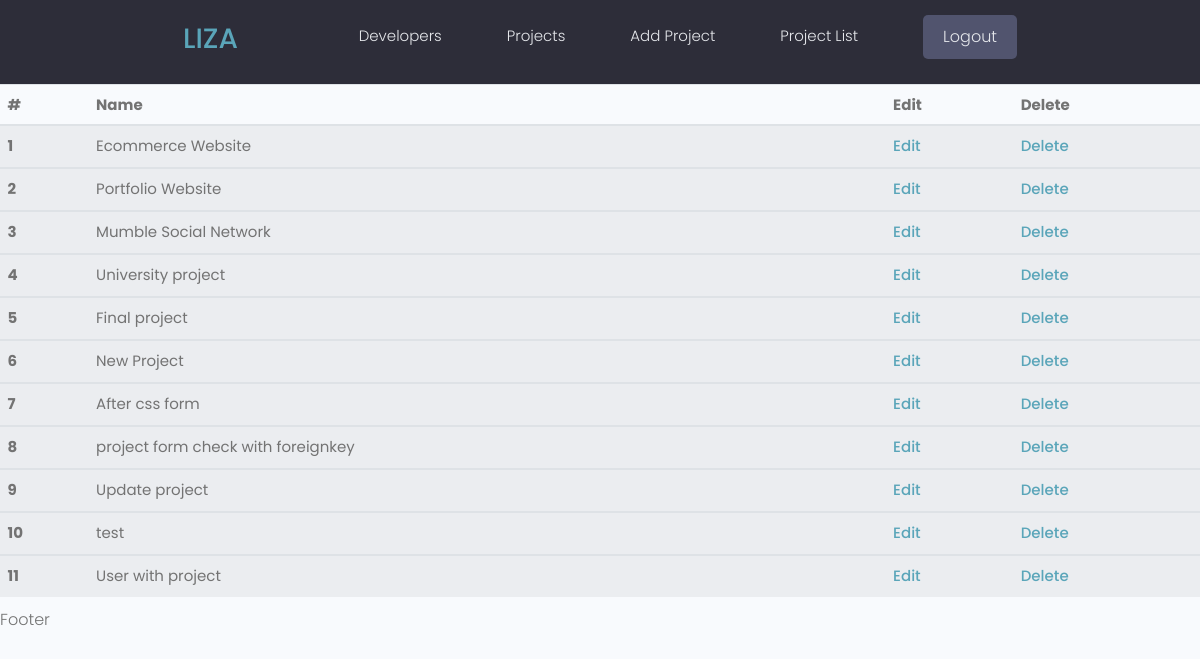
Page /projects/projects/projectlist (signed in) on the committed database.
### projects/models.py (models this page shows, shortened)
class Project(models.Model):
    owner=models.ForeignKey(profile, null=True, blank=True, on_delete=models.SET_NULL)
    title=models.CharField(max_length=200)
    description=models.TextField(null=True, blank=True)
    feature_image=models.ImageField(null=True, blank=True, default='default.jpg')
    demo_link=models.CharField(max_length=2000,null=True, blank=True)
    source_link=models.CharField(max_length=2000,null=True, blank=True)
    tags =models.ManyToManyField('tag', blank=True)
    total_vote=models.IntegerField(default=0, null=True, blank=True)
    vote_ratio=models.IntegerField(default=0, null=True, blank=True)
    created=models.DateTimeField(auto_now=True)
    id=models.UUIDField(default=uuid.uuid4, primary_key=True, unique=True, editable=False)

### projects/views.py (the view)
# urls.py: path('projects/projectlist',views.projectlistedit,name='projectlist'),
@login_required(login_url='login')
def projectlistedit(request):
    projectlist=Project.objects.all()
    context={'projectlist':projectlist}
    return render(request,'projects/projectlist.html',context)

### projects/templates/projects/projectlist.html
{% extends 'main.html' %}
{% block content %}
<table class="table table-striped">
    <thead>
      <tr>
        <th scope="col">#</th>
        <th scope="col">Name</th>
        <th scope="col">Edit</th>
        <th scope="col">Delete</th>
      </tr>
    </thead>
    {% for projlist in projectlist %}
    <tbody>
      <tr>
        <th scope="row">{{ forloop.counter }}</th>
        <td>{{projlist.title}}</td>
        <td><a href="{% url 'update-form' projlist.id %}">Edit</a></td>
        <td><a href="{% url 'delete-form' projlist.id %}">Delete</a></td>
      </tr>
    </tbody>
    {%endfor%}
  </table>
{% endblock %}

### static/style/app.css (style rules this page uses)
:root { --color-sub: #2d2d39; }

### static/uikit/styles/modules/_variables.css (style rules this page uses)
:root { --color-main: #5aa5b9; --color-main-light: #e6faff; --color-sub: #3f4156; --color-sub-light: #51546e; --color-sub-lighter: #ededfd; --color-text: #737373; --color-gray: #8b8b8b; --color-light: #e5e7eb; --color-light-gray: #767676; --color-bg: #f8fafd; --color-white: #fffefd; --color-white-light: #f3f3f3; --color-success: #359e64; --color-success-bg: #def8e8; --color-error: #fc4b0b; --color-error-bg: #fff2ee; --font-base: 'Poppins', arial, helvetica, 'Segoe UI', roboto, ubuntu, sans-serif; --font-monospace: 'Fira Code', 'Courier New', courier, monospace; --font-regular: 300; --font-medium: 500; --font-bold: 700; --generic-shadow: 1px 1px 5px #00000010; --generic-transition: all 0.3s ease-in-out; }

### static/uikit/styles/modules/_base.css (style rules this page uses)
* { margin: 0; padding: 0; box-sizing: border-box; text-rendering: optimizeLegibility; color: inherit; font-size: inherit; }
html { font-size: 50%; }
@media only screen and (min-width: 480px) { html { font-size: 56.25%; } }
@media only screen and (min-width: 1200px) { html { font-size: 62.5%; } }
body { line-height: 1.6; font-weight: 400; font-size: 1.5rem; color: var(--color-text); background-color: var(--color-bg); min-height: 100vh; }

### static/uikit/styles/modules/_typography.css (style rules this page uses)
* { font-family: var(--font-base); }
a { padding-bottom: 2px; text-decoration: none; display: inline-block; color: var(--color-main); font-weight: var(--font-medium); }

### rows in the picture
Project: title "Ecommerce Website"
Project: title "Portfolio Website"
Project: title "Mumble Social Network"
Project: title "University project"
Project: title "Final project"
Project: title "New Project"
Project: title "After css form"
Project: title "project form check with foreignkey"
Project: title "Update project"
Project: title "test"
Project: title "User with project"
